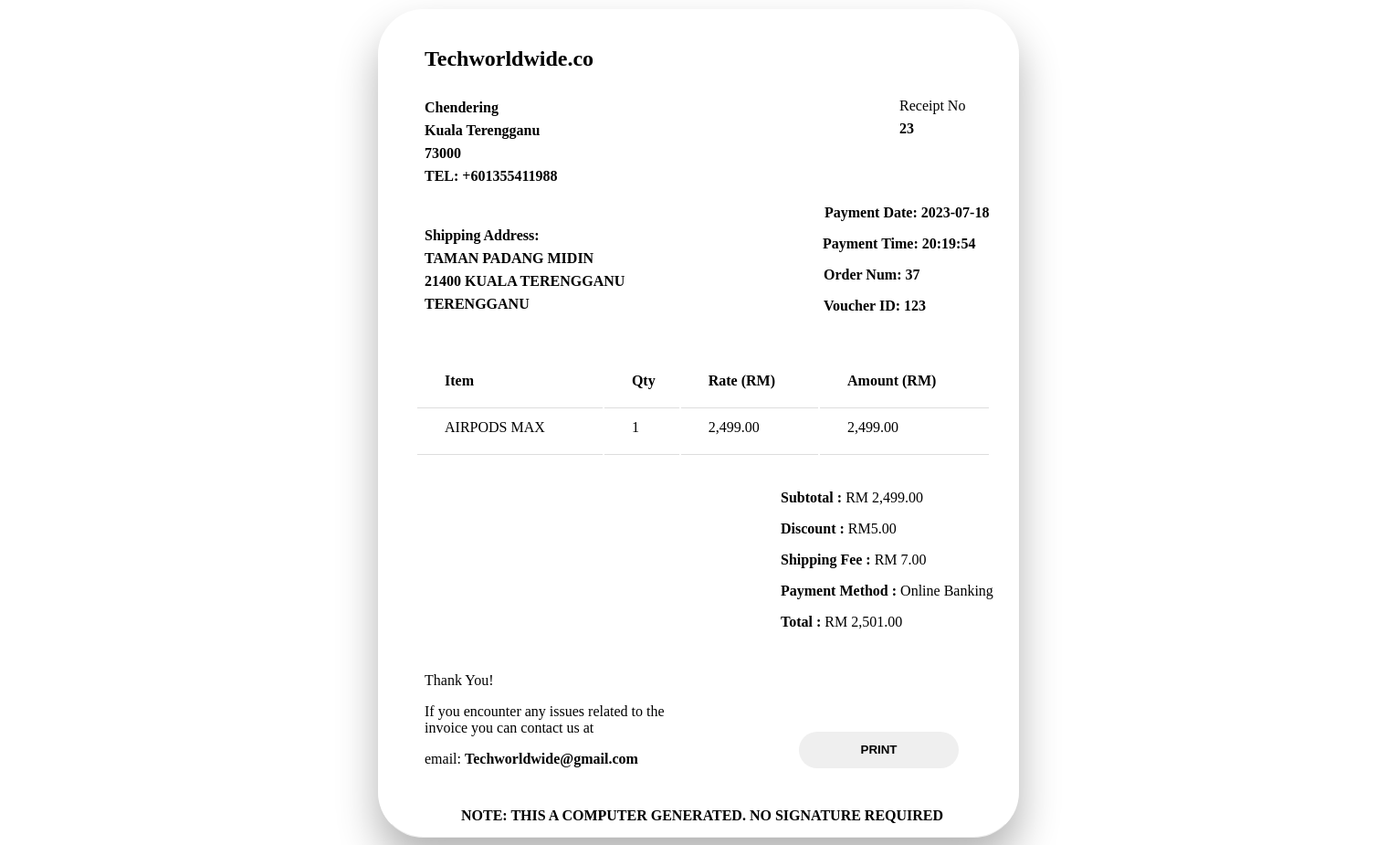
Screenshot of /receipt.php?id=37&pay=23 with the database file from the repository.
### tables this page shows
CREATE TABLE `payment` (
  `Payment_ID` int(11) NOT NULL,
  `Payment_Method` varchar(30) NOT NULL,
  `Payment_Date` date NOT NULL,
  `Payment_Time` time NOT NULL,
  `Payment_Charge` decimal(19,2) NOT NULL,
  `Voucher_ID` varchar(50) NOT NULL,
  `Purchase_ID` int(11) NOT NULL
);

CREATE TABLE `customer` (
  `id` int(10) NOT NULL,
  `username` varchar(30) NOT NULL,
  `password` varchar(20) NOT NULL,
  `email` varchar(100) NOT NULL,
  `phone` varchar(11) NOT NULL,
  `first_address` varchar(100) NOT NULL,
  `state` varchar(40) NOT NULL,
  `city` varchar(80) NOT NULL,
  `postcode` varchar(10) NOT NULL,
  `first_name` varchar(60) NOT NULL,
  `last_name` varchar(60) NOT NULL
);

CREATE TABLE `purchase` (
  `Purchase_ID` int(11) NOT NULL,
  `Purchase_Date` date NOT NULL,
  `Purchase_Time` time NOT NULL,
  `Cust_ID` int(11) NOT NULL
);

CREATE TABLE `voucher` (
  `Voucher_ID` varchar(50) NOT NULL,
  `Voucher_Price` decimal(10,2) NOT NULL
);

CREATE TABLE `detail` (
  `Purchase_ID` int(11) NOT NULL,
  `Product_ID` int(11) NOT NULL,
  `Quantity` int(11) NOT NULL,
  `Status` varchar(20) NOT NULL,
  `Delivery_Charge` int(11) NOT NULL
);

CREATE TABLE `product` (
  `Product_ID` int(11) NOT NULL,
  `Product_Name` varchar(50) NOT NULL,
  `Product_Price` decimal(19,2) NOT NULL,
  `product_image` varchar(300) NOT NULL,
  `product_type` varchar(30) NOT NULL,
  `Product_Available` int(8) NOT NULL,
  `Product_Brand` varchar(25) NOT NULL,
  `Product_Desc` varchar(450) NOT NULL
);

### receipt.php (the view, shortened to what this page needs)
<!DOCTYPE html>
<html lang="en">
<head>
    <link rel="stylesheet" href="receipt.css">
</head>
<body>
    <?php
    $hostname = "localhost:3307";
    $username = "root";
    $password = "";
    $dbname = "techworldwide";
    $connect = mysqli_connect($hostname, $username, $password, $dbname)
        or die("Connection Failed");
    $purchID = $_GET['id'];
    $payID = $_GET['pay'];
    $voucherID = "None";
    $voucherVal = number_format(0, 2, '.', '');
    $sql = "SELECT * FROM payment A INNER JOIN purchase B ON A.Purchase_ID = B.Purchase_ID WHERE A.Payment_ID = $payID";
    $payInfo = mysqli_fetch_assoc(mysqli_query($connect, $sql));
    $user = $payInfo['Cust_ID'];
    $sql1 = "SELECT * FROM customer where id = $user";
    $userInfo = mysqli_fetch_assoc(mysqli_query($connect, $sql1));
    if ($payInfo['Voucher_ID'] != 'None') {
        $voucher = $payInfo['Voucher_ID'];
        $vouchSql = "SELECT *  FROM voucher WHERE Voucher_ID = $voucher";
        $voucherInfo = mysqli_fetch_assoc(mysqli_query($connect, $vouchSql));
        $voucherID = $voucherInfo['Voucher_ID'];
        $voucherVal = $voucherInfo['Voucher_Price'];
    }
    $sql2 = "SELECT * FROM product A INNER JOIN detail B ON A.Product_ID = B.Product_ID WHERE B.Purchase_ID = $purchID";
    $productInfo = mysqli_query($connect, $sql2);
    $total = 0;
    ?>
    <div class="ctrrcp">
        <div class="ctrdiv">
            <div class="address">
                <h2>Techworldwide.co</h2>
                <p><b>Chendering</b></p>
                <p><b>Kuala Terengganu</b></p>
                <p><b>73000</b></p>
                <p><b>TEL: +601355411988</b></p>
            </div>
            <div class="invoiceno">
                <p>Receipt No</p>
                <p><b><?php echo $payInfo['Payment_ID'] ?></b></p>
            </div>
            <div class="shipaddress">
                <p><b>Shipping Address:</b></p>
                <p><?php echo $userInfo['first_address'] ?></p>
                <p><?php echo $userInfo['postcode'] ?>
                    <?php echo $userInfo['city'] ?></p>
                <p><?php echo $userInfo['state'] ?></p>
            </div>
            <div class="invoicedate">
                <p id="date"><B>&nbsp;&nbsp;&nbsp;&nbsp;Payment Date: <?php echo $payInfo['Payment_Date'] ?></B></p>
                <p id="time"><B>Payment Time: <?php echo $payInfo['Payment_Time'] ?></B></p>
                <p id="order"><B>Order Num: <?php echo $payInfo['Purchase_ID'] ?></B></p>
                <p id="voucher"><B>Voucher ID: <?php echo $voucherID ?></B></p>
            </div>
            <table class="tableitem">
                <th class="item">Item</th>
                <th>Qty</th>
                <th>Rate (RM)</th>
                <th>Amount (RM)</th>
                <?php foreach ($productInfo as $row) {
                    $calc = $row['Product_Price'] * $row['Quantity'];
                    $delivery = $row['Delivery_Charge'];
                    $total += $row['Product_Price'] * $row['Quantity'] + $delivery - $voucherVal;
                    echo "<tr>
                    <td>" . $row['Product_Name'] . "</td>
                    <td>" . $row['Quantity'] . "</td>
                    <td>" . number_format($row['Product_Price'],2, '.', ',') . "</td>
                    <td>" . number_format($calc,2, '.', ',') . "</td>
                </tr>";
                }
                ?>
            </table>
            <div class="price">
                <p><b>Subtotal : </b>RM <?php echo number_format($calc, 2, '.', ',') ?></p>
                <p><b>Discount : </b>RM<?php echo $voucherVal ?></p>
                <p><b>Shipping Fee : </b>RM <?php echo number_format($delivery, 2, '.', ', ') ?></p>
                <p><b>Payment Method : </b><?php echo $payInfo['Payment_Method'] ?></p>
                <p><b>Total : </b>RM <?php echo number_format($total, 2, '.', ',') ?></p>
            </div>
            <div class="foot">
                <p>Thank You!</p>
                <p>If you encounter any issues related to the <br> invoice you can contact us at</p>
                <p>email: <b>Techworldwide@gmail.com</b></p>
            </div>
            <button class="print" onclick="printFuc()"><a id="print"><b>PRINT</b></a></button>
        </div>
        <p class="note"><b>NOTE: THIS A COMPUTER GENERATED. NO SIGNATURE REQUIRED</b></p>
    </div>
</body>
</html>

### receipt.css (style rules this page uses)
.ctrrcp { width: 700px; min-height: 900px; background: rgba(255,255,255,0.1); border-radius: 50px; backdrop-filter: blur(5px); box-shadow: 0 25px 45px rgba(0,0,0,0.3); border: 1px solid rgba(255,255,255,0.5); border-right: 1px solid rgba(255,255,255,0.2); border-bottom: 1px solid rgba(168, 167, 167, 0.2); display: block; margin-top: 10px; margin-left: auto; margin-right: auto; }
.address p { margin-bottom: -9px; position: relative; bottom: -50px; right: -50px; }
.invoiceno p { position: relative; margin-bottom: -9px; bottom: 52px; right: -570px; }
.shipaddress p { margin-bottom: -9px; position: relative; bottom: -40px; right: -50px; font-weight: bold; }
.invoicedate { margin-bottom: -9px; position: relative; bottom: 85px; right: -472px; }
#time { position: relative; right: -14px; }
#order { position: relative; right: -15px; }
#voucher { position: relative; right: -15px; }
.tableitem { position: relative; bottom: 40px; min-width: 90%; min-height: 100%; text-align: left; right: -40px; overflow: hidden; }
td, th { border-bottom: 1px solid #ddd; padding-bottom: 20px; padding-top: 10px; }
.foot { position: relative; bottom: -10px; right: -50px; margin-top: auto; }
.print { position: relative; border: #ddd; border-radius: 20px; cursor: pointer; width: 25%; height: 40px; align-items: center; bottom: 45px; right: -460px; }
.print a { text-decoration: none; color: black; }
.ctrdiv { position: relative; bottom: -20px; }
.note { position: relative; right: -90px; bottom: -2px; }
.ctrdiv h2 { margin-bottom: -35px; right: -50px; position: relative; }
.price { margin-top: auto; margin-bottom: auto; position: relative; right: -440px; top: -20px; }
table { overflow: auto; }
.tableitem th,.tableitem td { padding-left: 30px; }

### rows the page displays
payment: Payment_ID "23", Payment_Date "2023-07-18", Payment_Time "20:19:54", Purchase_ID.Purchase_ID "37", Payment_Method "Online Banking"
customer: first_address "TAMAN PADANG MIDIN", postcode "21400", city "KUALA TERENGGANU", state "TERENGGANU"
voucher: Voucher_ID "123", Voucher_Price "5.00"
detail: Product_ID.Product_Name "AIRPODS MAX", Quantity "1", Product_ID.Product_Price "2,499.00", calc "2,499.00", Delivery_Charge "7.00"

### other values shown
$total "2,501.00"
